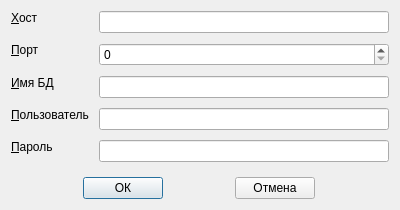
<?xml version="1.0" encoding="UTF-8"?>
<ui version="4.0">
 <class>LoginDialogSql</class>
 <widget class="QDialog" name="LoginDialogSql">
  <property name="geometry">
   <rect>
    <x>0</x>
    <y>0</y>
    <width>400</width>
    <height>210</height>
   </rect>
  </property>
  <property name="sizePolicy">
   <sizepolicy hsizetype="Preferred" vsizetype="Preferred">
    <horstretch>0</horstretch>
    <verstretch>0</verstretch>
   </sizepolicy>
  </property>
  <property name="minimumSize">
   <size>
    <width>400</width>
    <height>210</height>
   </size>
  </property>
  <property name="maximumSize">
   <size>
    <width>800</width>
    <height>210</height>
   </size>
  </property>
  <property name="windowTitle">
   <string>Подключение к БД</string>
  </property>
  <layout class="QGridLayout" name="gridLayout">
   <property name="verticalSpacing">
    <number>10</number>
   </property>
   <item row="0" column="0">
    <layout class="QFormLayout" name="formLayout">
     <property name="sizeConstraint">
      <enum>QLayout::SetNoConstraint</enum>
     </property>
     <property name="rowWrapPolicy">
      <enum>QFormLayout::DontWrapRows</enum>
     </property>
     <property name="formAlignment">
      <set>Qt::AlignHCenter|Qt::AlignTop</set>
     </property>
     <property name="horizontalSpacing">
      <number>10</number>
     </property>
     <property name="verticalSpacing">
      <number>10</number>
     </property>
     <item row="0" column="0">
      <widget class="QLabel" name="l_host">
       <property name="sizePolicy">
        <sizepolicy hsizetype="Fixed" vsizetype="Fixed">
         <horstretch>0</horstretch>
         <verstretch>0</verstretch>
        </sizepolicy>
       </property>
       <property name="font">
        <font>
         <family>Arial</family>
        </font>
       </property>
       <property name="frameShape">
        <enum>QFrame::NoFrame</enum>
       </property>
       <property name="frameShadow">
        <enum>QFrame::Plain</enum>
       </property>
       <property name="text">
        <string>&amp;Xост</string>
       </property>
       <property name="scaledContents">
        <bool>false</bool>
       </property>
       <property name="wordWrap">
        <bool>false</bool>
       </property>
       <property name="openExternalLinks">
        <bool>false</bool>
       </property>
       <property name="buddy">
        <cstring>le_host</cstring>
       </property>
      </widget>
     </item>
     <item row="0" column="1">
      <widget class="QLineEdit" name="le_host">
       <property name="sizePolicy">
        <sizepolicy hsizetype="MinimumExpanding" vsizetype="Fixed">
         <horstretch>0</horstretch>
         <verstretch>0</verstretch>
        </sizepolicy>
       </property>
       <property name="text">
        <string/>
       </property>
       <property name="cursorPosition">
        <number>0</number>
       </property>
       <property name="clearButtonEnabled">
        <bool>false</bool>
       </property>
      </widget>
     </item>
     <item row="1" column="0">
      <widget class="QLabel" name="l_port">
       <property name="sizePolicy">
        <sizepolicy hsizetype="Fixed" vsizetype="Fixed">
         <horstretch>0</horstretch>
         <verstretch>0</verstretch>
        </sizepolicy>
       </property>
       <property name="font">
        <font>
         <family>Arial</family>
        </font>
       </property>
       <property name="frameShape">
        <enum>QFrame::NoFrame</enum>
       </property>
       <property name="frameShadow">
        <enum>QFrame::Plain</enum>
       </property>
       <property name="text">
        <string>&amp;Порт</string>
       </property>
       <property name="scaledContents">
        <bool>false</bool>
       </property>
       <property name="wordWrap">
        <bool>false</bool>
       </property>
       <property name="openExternalLinks">
        <bool>false</bool>
       </property>
       <property name="buddy">
        <cstring>sb_port</cstring>
       </property>
      </widget>
     </item>
     <item row="1" column="1">
      <widget class="QSpinBox" name="sb_port">
       <property name="sizePolicy">
        <sizepolicy hsizetype="MinimumExpanding" vsizetype="Fixed">
         <horstretch>0</horstretch>
         <verstretch>0</verstretch>
        </sizepolicy>
       </property>
       <property name="maximum">
        <number>65535</number>
       </property>
      </widget>
     </item>
     <item row="2" column="0">
      <widget class="QLabel" name="l_dbname">
       <property name="sizePolicy">
        <sizepolicy hsizetype="Fixed" vsizetype="Fixed">
         <horstretch>0</horstretch>
         <verstretch>0</verstretch>
        </sizepolicy>
       </property>
       <property name="font">
        <font>
         <family>Arial</family>
        </font>
       </property>
       <property name="frameShape">
        <enum>QFrame::NoFrame</enum>
       </property>
       <property name="frameShadow">
        <enum>QFrame::Plain</enum>
       </property>
       <property name="text">
        <string>&amp;Имя БД</string>
       </property>
       <property name="scaledContents">
        <bool>false</bool>
       </property>
       <property name="wordWrap">
        <bool>false</bool>
       </property>
       <property name="openExternalLinks">
        <bool>false</bool>
       </property>
       <property name="buddy">
        <cstring>le_dbname</cstring>
       </property>
      </widget>
     </item>
     <item row="2" column="1">
      <widget class="QLineEdit" name="le_dbname">
       <property name="sizePolicy">
        <sizepolicy hsizetype="MinimumExpanding" vsizetype="Fixed">
         <horstretch>0</horstretch>
         <verstretch>0</verstretch>
        </sizepolicy>
       </property>
      </widget>
     </item>
     <item row="3" column="0">
      <widget class="QLabel" name="l_username">
       <property name="sizePolicy">
        <sizepolicy hsizetype="Fixed" vsizetype="Fixed">
         <horstretch>0</horstretch>
         <verstretch>0</verstretch>
        </sizepolicy>
       </property>
       <property name="font">
        <font>
         <family>Arial</family>
        </font>
       </property>
       <property name="frameShape">
        <enum>QFrame::NoFrame</enum>
       </property>
       <property name="frameShadow">
        <enum>QFrame::Plain</enum>
       </property>
       <property name="text">
        <string>&amp;Пользователь</string>
       </property>
       <property name="scaledContents">
        <bool>false</bool>
       </property>
       <property name="wordWrap">
        <bool>false</bool>
       </property>
       <property name="openExternalLinks">
        <bool>false</bool>
       </property>
       <property name="buddy">
        <cstring>le_username</cstring>
       </property>
      </widget>
     </item>
     <item row="3" column="1">
      <widget class="QLineEdit" name="le_username">
       <property name="sizePolicy">
        <sizepolicy hsizetype="MinimumExpanding" vsizetype="Fixed">
         <horstretch>0</horstretch>
         <verstretch>0</verstretch>
        </sizepolicy>
       </property>
      </widget>
     </item>
     <item row="4" column="0">
      <widget class="QLabel" name="l_password">
       <property name="sizePolicy">
        <sizepolicy hsizetype="Fixed" vsizetype="Fixed">
         <horstretch>0</horstretch>
         <verstretch>0</verstretch>
        </sizepolicy>
       </property>
       <property name="font">
        <font>
         <family>Arial</family>
        </font>
       </property>
       <property name="frameShape">
        <enum>QFrame::NoFrame</enum>
       </property>
       <property name="frameShadow">
        <enum>QFrame::Plain</enum>
       </property>
       <property name="text">
        <string>&amp;Пароль</string>
       </property>
       <property name="scaledContents">
        <bool>false</bool>
       </property>
       <property name="wordWrap">
        <bool>false</bool>
       </property>
       <property name="openExternalLinks">
        <bool>false</bool>
       </property>
       <property name="buddy">
        <cstring>le_password</cstring>
       </property>
      </widget>
     </item>
     <item row="4" column="1">
      <widget class="QLineEdit" name="le_password">
       <property name="sizePolicy">
        <sizepolicy hsizetype="MinimumExpanding" vsizetype="Fixed">
         <horstretch>0</horstretch>
         <verstretch>0</verstretch>
        </sizepolicy>
       </property>
      </widget>
     </item>
    </layout>
   </item>
   <item row="1" column="0">
    <layout class="QHBoxLayout" name="horizontalLayout" stretch="0,0">
     <property name="spacing">
      <number>0</number>
     </property>
     <property name="topMargin">
      <number>0</number>
     </property>
     <item>
      <widget class="QPushButton" name="pb_Ok">
       <property name="sizePolicy">
        <sizepolicy hsizetype="Fixed" vsizetype="Fixed">
         <horstretch>0</horstretch>
         <verstretch>0</verstretch>
        </sizepolicy>
       </property>
       <property name="text">
        <string>ОК</string>
       </property>
      </widget>
     </item>
     <item>
      <widget class="QPushButton" name="pb_Cancel">
       <property name="sizePolicy">
        <sizepolicy hsizetype="Fixed" vsizetype="Fixed">
         <horstretch>0</horstretch>
         <verstretch>0</verstretch>
        </sizepolicy>
       </property>
       <property name="text">
        <string>Отмена</string>
       </property>
      </widget>
     </item>
    </layout>
   </item>
  </layout>
 </widget>
 <tabstops>
  <tabstop>le_host</tabstop>
  <tabstop>sb_port</tabstop>
  <tabstop>le_dbname</tabstop>
  <tabstop>le_username</tabstop>
  <tabstop>le_password</tabstop>
 </tabstops>
 <resources/>
 <connections/>
</ui>
